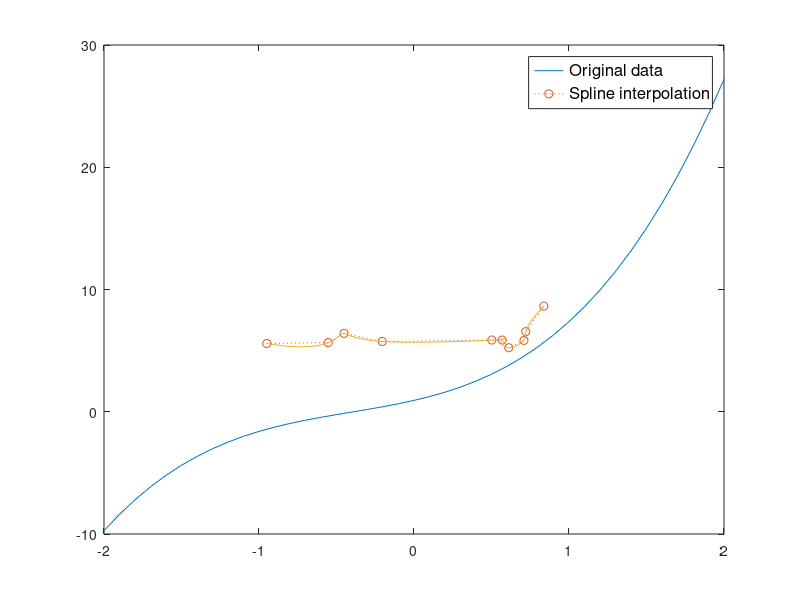

Write MATLAB code to recreate this figure.
 % Your data
 x=[-2:0.1:2]
y= 0.9291	+2.9077*x+	1.9515*x.^2+	1.5806	*x.^3
mean_10=[0.9291	2.9077	1.9515	1.5806]
n=4
figure
plot(x,y)
hold on
x = [    0.5691   -0.4515   -0.2049    0.7094    0.7207   -0.5530    0.5020    0.8376    0.6110   -0.9497];
y = [2.8310   -1.3527   -0.1627    5.1876    3.2674   -0.8204    3.7594    9.1147    3.8434   -1.0303];

newY_high=zeros(10)
newY_low=zeros(10)

for j=1:numel(x)
    fx=0; 
for i=1:n;
        fx=fx+mean_10(i)*x(j)^(i-1);
        
end
var = abs(fx-y(j))
newY_high(j)=y(i)+var
newY_low(j)=y(i)-var
end
[sortedX,idx]=sort(x)
sortedY_high=newY_high(idx)
sortedY_low=newY_low(idx)
% Cubic spline data interpolation
t = 1:numel(x);
xy = [sortedX;sortedY_high];
pp = spline(t,xy);
tInterp = linspace(1,numel(x));
xyInterp = ppval(pp, tInterp);
% Show the result

plot(sortedX,sortedY_high,'o:')
hold on
plot(xyInterp(1,:),xyInterp(2,:))
legend({'Original data','Spline interpolation'},'FontSize',12)